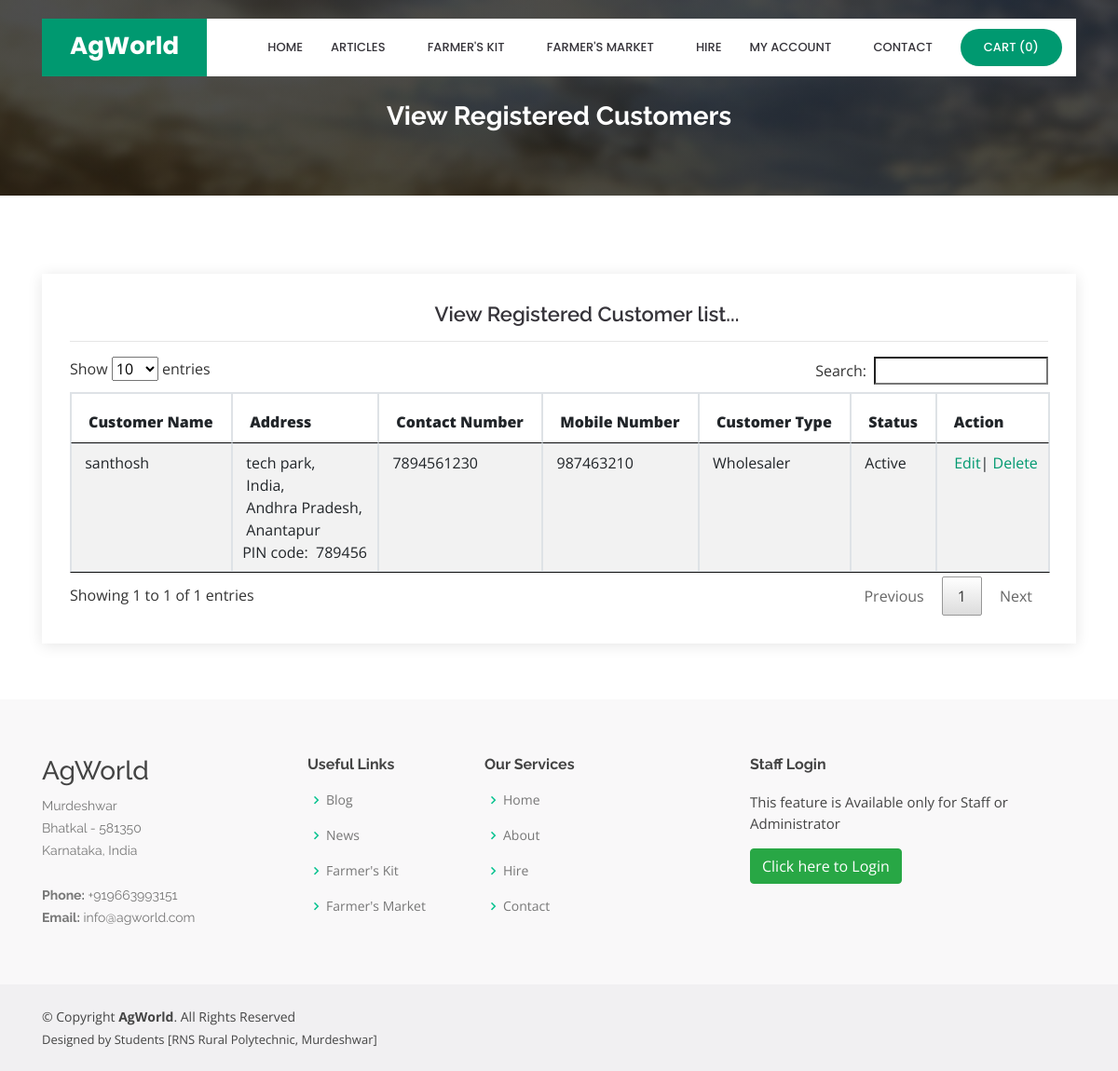
Page /viewcustomerReg.php on the committed database.
### tables this page shows
CREATE TABLE `customer` (
  `customer_id` int(10) NOT NULL,
  `customer_name` varchar(25) NOT NULL,
  `address` text NOT NULL,
  `country_id` int(10) NOT NULL,
  `state_id` int(10) NOT NULL,
  `city_id` int(10) NOT NULL,
  `pincode` varchar(10) NOT NULL,
  `contact_no` varchar(15) NOT NULL,
  `mobile_no` varchar(15) NOT NULL,
  `email_id` varchar(50) NOT NULL,
  `password` varchar(25) NOT NULL,
  `customer_type` varchar(25) NOT NULL,
  `status` varchar(10) NOT NULL
);

CREATE TABLE `country` (
  `country_id` int(10) NOT NULL,
  `country` varchar(25) NOT NULL,
  `description` text NOT NULL,
  `status` varchar(10) NOT NULL
);

CREATE TABLE `state` (
  `state_id` int(10) NOT NULL,
  `country_id` int(10) NOT NULL,
  `state` varchar(25) NOT NULL,
  `description` text NOT NULL,
  `status` varchar(10) NOT NULL
);

CREATE TABLE `city` (
  `city_id` int(10) NOT NULL,
  `country_id` int(10) NOT NULL,
  `state_id` int(10) NOT NULL,
  `city` varchar(25) NOT NULL,
  `description` text NOT NULL,
  `status` varchar(10) NOT NULL
);

### viewcustomerReg.php (the view, shortened to what this page needs)
<?php
include("header.php");
include("dbconnection.php");
?>
  <main id="main">
    <section id="cta" class="cta">
      <div class="container">
        <div class="text-center" data-aos="zoom-in">
		<br><br>
          <h3>View Registered Customers</h3>
        </div>
      </div>
    </section>
    <section id="contact" class="contact">
      <div class="container">
        <div class="row">
          <div class="col-lg-12" data-aos="fade-up" data-aos-delay="100">
            <div class="info mt-4 ">
		<center><h4>View Registered Customer list...</h4></center><hr>
<?php
							$sql = "SELECT * FROM customer";
							  $qsql = mysqli_query($con,$sql);
							if(mysqli_num_rows($qsql)  == 0)
									{
										echo "<center>There is no customer to display!!</center>";
									}
									else
									{
										?>
							<table ID="datatable" class="table table-striped table-bordered"  style="width:100%">
								<THEAD>
							  <tr>
							    <th height="32"><strong>Customer Name</strong></th>
							    <th><strong>Address</strong></th>
							    <th><strong>Contact Number</strong></th>
							    <th><strong>Mobile Number</strong></th>
		                        <th><strong>Customer Type</strong></th>
							    <th><strong>Status</strong></th>
                                <th><strong>Action</strong></th>
						      </tr>
								</THEAD>
								<TBODY>
                              <?php
							  while($rs = mysqli_fetch_array($qsql))
							  {
								  $sql1 = "SELECT * FROM country WHERE country_id='$rs[country_id]'";
								  $qsql1 = mysqli_query($con,$sql1);
								  $rs1 = mysqli_fetch_array($qsql1);
								  $sql2 = "SELECT * FROM state WHERE state_id='$rs[state_id]'";
								  $qsql2 = mysqli_query($con,$sql2);
								  $rs2 = mysqli_fetch_array($qsql2);
								  $sql3 = "SELECT * FROM city WHERE city_id='$rs[city_id]'";
								  $qsql3 = mysqli_query($con,$sql3);
								  $rs3 = mysqli_fetch_array($qsql3);
							  echo "
							  <tr>
							    <td>&nbsp;$rs[customer_name]</td>
							    <td>&nbsp;$rs[address],<br>
&nbsp;$rs1[country],<br>
&nbsp;$rs2[state],<br>
&nbsp;$rs3[city]<br>
PIN code: &nbsp;$rs[pincode]</td>
							    <td>&nbsp;$rs[contact_no]</td>
							    <td>&nbsp;$rs[mobile_no]</td>
							    <td>&nbsp;$rs[customer_type]</td>
							    <td>&nbsp;$rs[status]</td>
							    <td>&nbsp; <a href='customerReg.php?editid=$rs[customer_id]'>Edit</a>| <a href='viewcustomerReg.php?deleteid=$rs[customer_id]' onclick='return delconfirm()'>Delete</a></td>
						      </tr>";
							  }
							  ?>
								</TBODY>
						  </table>
						<?php
						 }
						?>
            </div>
		  </div>
        </div>
      </div>
    </section>
  </main>
<?php
include("footer.php");
?>

### assets/css/style.css (style rules this page uses)
body { font-family: "Open Sans", sans-serif; color: #444444; }
a { color: #009970; }
h1, h2, h3, h4, h5, h6 { font-family: "Raleway", sans-serif; }
section { padding: 60px 0; overflow: hidden; }
.cta { background: linear-gradient(rgba(2, 2, 2, 0.7), rgba(0, 0, 0, 0.7)), url("../img/cta-bg.jpg") fixed center center; background-size: cover; padding: 60px 0; }
.cta h3 { color: #fff; font-size: 28px; font-weight: 700; }
.contact .info { padding: 30px; width: 100%; background: #fff; box-shadow: 0px 2px 15px rgba(0, 0, 0, 0.1); }
.contact .info h4 { padding: 0 0 0 60px; font-size: 22px; font-weight: 600; margin-bottom: 5px; color: #36343a; }

### rows in the picture
customer: customer_name "santhosh", address "tech park", country.country "India", state.state "Andhra Pradesh", city.city "Anantapur", pincode "789456", contact_no "7894561230", mobile_no "987463210", customer_type "Wholesaler", status "Active"

### other values in the picture
mysqli_num_rows($qsqlproduct_purchase_record) "0"
